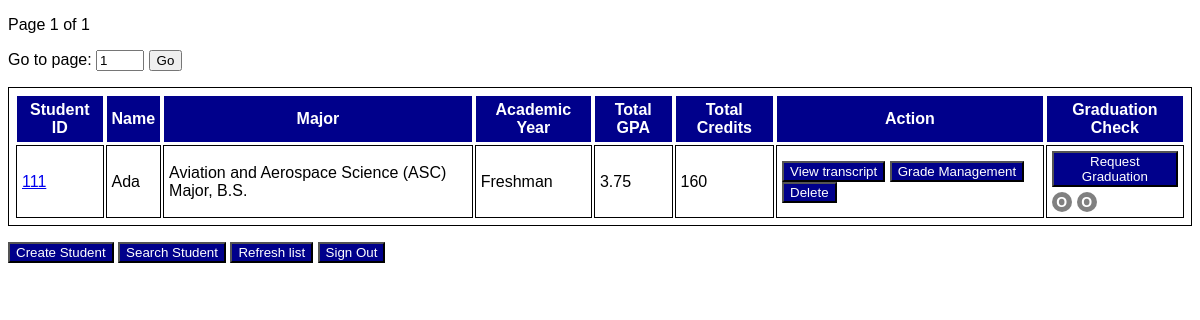
Screenshot of /students?student_id=111 with the database file from the repository.
### app/models.py (models this page shows, shortened)
class Student(db.Model):
    __tablename__ = 'students'
    enrollment_date = db.Column(db.Date, nullable=False, default=date.today)
    student_id = db.Column(db.Integer, primary_key=True)
    student_name = db.Column(db.String, nullable=False)
    academic_year = db.Column(db.String)
    total_gpa = db.Column(db.Float, default=0.0)
    total_credits = db.Column(db.Integer, default=0)
    major = db.Column(db.String, nullable=False)

### app/routes.py (the view)
@login_required
@app.route('/students')
def list_student():
    form = StudentForm()
    student_id = request.args.get('student_id')
    student_name = request.args.get('student_name')
    academic_year = request.args.get('academic_year')
    major = request.args.get('major')
    total_gpa = request.args.get('total_gpa', type=float)
    total_credits = request.args.get('total_credits', type=int)
    enrollment_date = request.args.get('enrollment_date')
    page = request.args.get('page', 1, type=int)
    per_page = 10
    query = Student.query
    if student_id:
        query = query.filter(
            cast(Student.student_id, String).like(f"%{student_id}%"))
    if student_name:
        query = query.filter(Student.student_name.like(f"%{student_name}%"))
    if academic_year:
        query = query.filter(Student.academic_year == academic_year)
    if major:
        query = query.filter(Student.major == major)
    if total_gpa is not None:
        query = query.filter(Student.total_gpa == total_gpa)
    if total_credits is not None:
        query = query.filter(Student.total_credits == total_credits)
    if enrollment_date:
        query = query.filter(Student.enrollment_date == enrollment_date)
    students = query.paginate(page=page, per_page=per_page)
    return render_template(
        'list_students.html',
        form=form,
        students=students,
        current_page=page,
        total_pages=students.pages,
    )

### app/forms.py
class StudentForm(FlaskForm):
    enrollment_date = DateField(
        'Enrollment Date',
        format='%Y-%m-%d',
        validators=[])
    student_id = StringField('Id', validators=[DataRequired()])
    student_name = StringField('Name')
    academic_year = SelectField(
        'Academic Year',
        choices=[
            ('',
             '-- Select --'),
            ('freshman',
             'Freshman'),
            ('sophomore',
             'Sophomore'),
            ('junior',
             'Junior'),
            ('senior',
             'Senior')])
    total_gpa = FloatField('Total GPA')
    total_credits = IntegerField('Total Credits')
    major = SelectField('Major', choices=[("", "")])
    submit = SubmitField('Submit')
    def __init__(self, *args, **kwargs):
        super(StudentForm, self).__init__(*args, **kwargs)
        self.major.choices = [('', '-- Select --')] + \
            [(major, major) for major in MAJORS]

### templates/list_students.html (shortened to what this page needs)
{% extends 'base.html' %}
{% block main %}
    <div>
        <p>Page {{ current_page }} of {{ total_pages }}</p>
        <form action="{{ url_for('list_student') }}" method="GET">
            <label for="page">Go to page:</label>
            <input type="number" id="page" name="page" min="1" max="{{ total_pages }}" value="{{ current_page }}" required>
            <button type="submit">Go</button>
        </form>
    </div>
    <table>
        <thead>
            <tr>
                <th>Student ID</th>
                <th>Name</th>
                <th>Major</th>
                <th>Academic Year</th>
                <th>Total GPA</th>
                <th>Total Credits</th>
                <th>Action</th>
                <th>Graduation Check</th>
            </tr>
        </thead>
        <tbody>
        {% for student in students.items %}
            {% if loop.index % 2 == 0 %}
                <tr class="even_row">
            {% else %}
                <tr class="odd_row">
            {% endif %}
                <td><a href="{{ url_for('update_student', id=student.student_id) }}">{{ student.student_id }}</a></td>
                <td>{{ student.student_name }}</td>
                <td>{{ student.major }}</td>
                <td>{{ student.academic_year|capitalize }}</td>
                <td>{{ student.total_gpa|round(2)}}</td>
                <td>{{ student.total_credits }}</td>
                <td>
                    <form action="{{ url_for('view_transcript', student_id=student.student_id) }}" method="GET" style="display: inline;">
                        <button type="submit" class="button">View transcript</button>
                    </form>
                    <form action="{{ url_for('manage_grades', student_id=student.student_id) }}" method="GET" style="display: inline;">
                        <button type="submit" class="button">Grade Management</button>
                    </form>
                    <form action="{{ url_for('delete_student', id=student.student_id) }}" method="POST" style="display: inline;">
                        <button type="submit" class="button" onclick="return confirm('Are you sure?');">Delete</button>
                    </form>
                </td>
                <td>
                    <div class="graduation-check-container">
                        <button onclick="checkGraduation({{ student.student_id }})" class="button">Request Graduation</button>
                        <div style="display: flex; align-items: center; gap: 5px; margin-top: 5px;">
                            <span id="graduation-light-green-{{ student.student_id }}" class="graduation-light gray-light">O</span>
                            <span id="graduation-light-red-{{ student.student_id }}" class="graduation-light gray-light">O</span>
                        </div>
                    </div>
                </td>
            </tr>
        {% endfor %}
        </tbody>
    </table>
    <p />
    <button type="button" class="button" onclick="simple_action('{{ url_for('create_student') }}')">Create Student</button>
    <button type="button" class="button" onclick="simple_action('{{ url_for('search_student') }}')">Search Student</button>
    <button type="button" class="button" onclick="simple_action('{{ url_for('list_student') }}')">Refresh list</button>
    <button type="button" class="button" onclick="simple_action('{{ url_for('signout') }}')">Sign Out</button>
{% endblock %}

### static/style.css (style rules this page uses)
body { font-family: Arial, Helvetica, sans-serif; font-size: medium; }
table, th, td { border: 1px solid; padding: 5px }
th { background-color: darkblue; color: white }
.odd_row { background-color: white; }
.button { background-color: darkblue; color: white; }
.graduation-light { display: inline-block; width: 20px; height: 20px; line-height: 20px; text-align: center; border-radius: 50%; font-size: 14px; font-weight: bold; }
.gray-light { background-color: gray; color: white; }

### rows the page displays
Student: student_id "111", student_name "Ada", major "Aviation and Aerospace Science (ASC) Major, B.S.", academic_year "Freshman", total_gpa "3.75", total_credits "160"

### other values shown
{{ current_page }} "1"
{{ total_pages }} "1"
